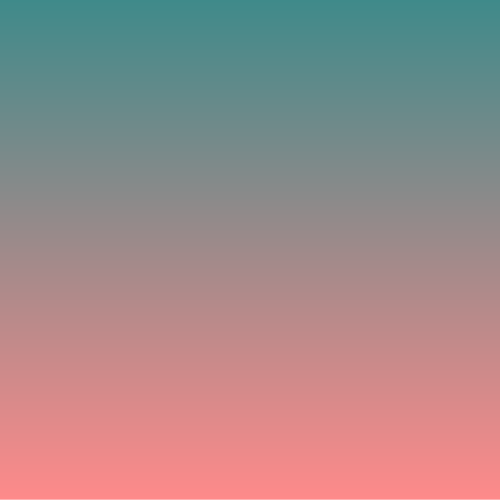
Frame 1 (no input)
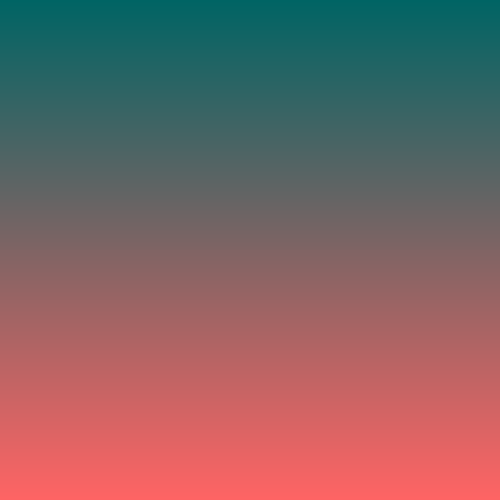
Frame 60 (no input)
Frame 120 (the mouse pressed at the canvas centre since frame 60): identical to frame 60, image omitted

The p5.js sketch that drew these frames (run headless with seeded random() and noise() and a simulated clock; from frame 60 on, the mouse is pressed at the canvas centre):

// p5.js sketch
// ── sketch.js
//This example demonstrates how to make a linear gradient with map() and for-loop
    
function setup(){
    createCanvas(500,500);
    noFill();
}
function draw(){
    //loop from 0 to height
    for(var y=0; y < height; y++){
        //map height to red color value
        var r = map(y,0,height,0,255);
        //set stroke color
        stroke(r,100,100);
        //draw horizontal line at y
        line(0,y,width,y);
    }
}
